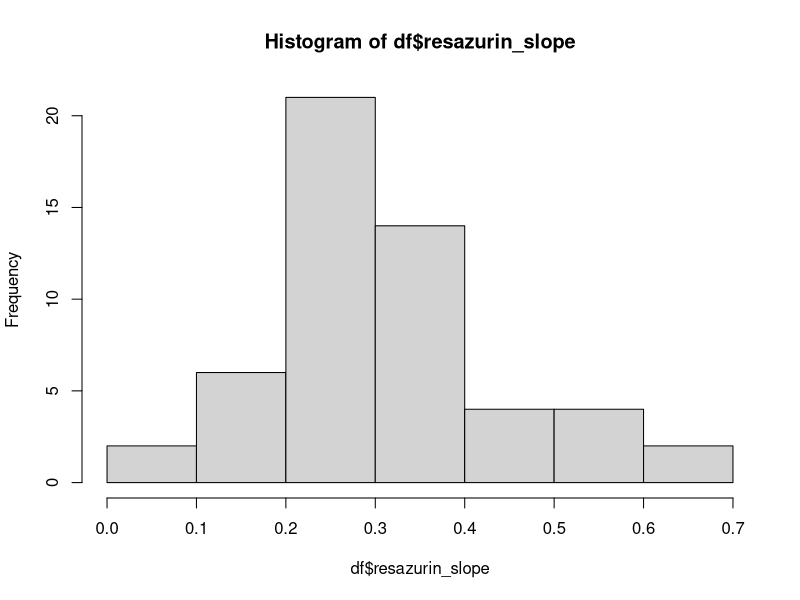
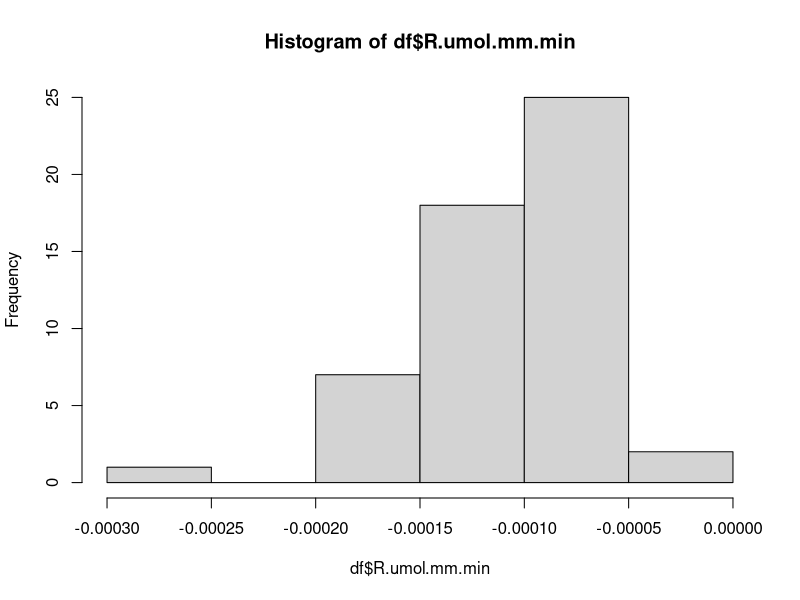
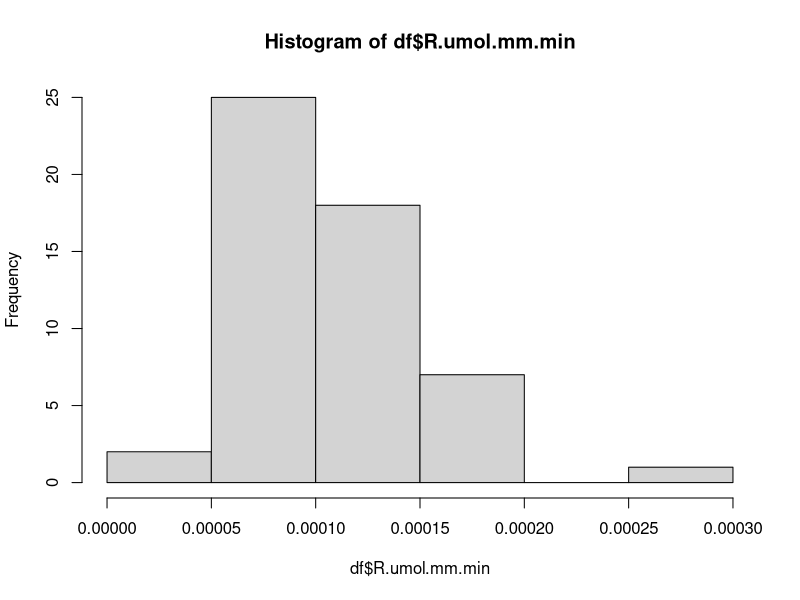
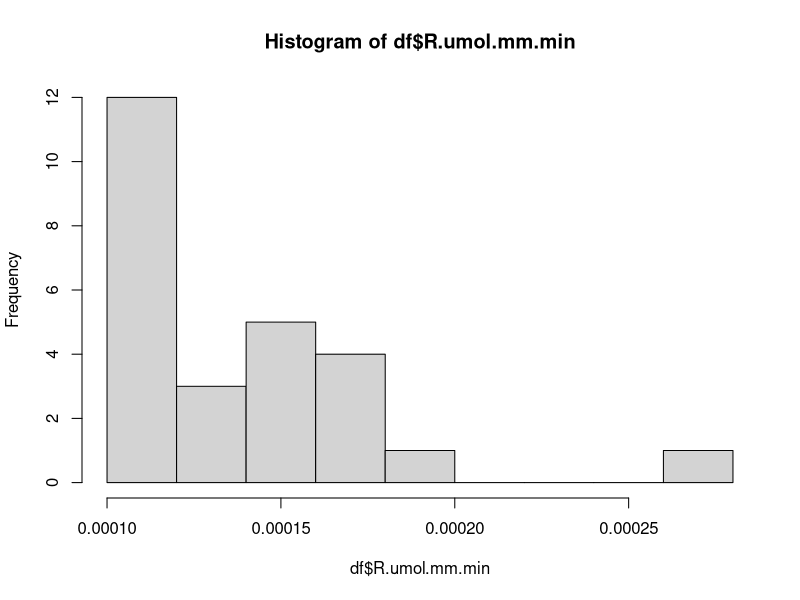
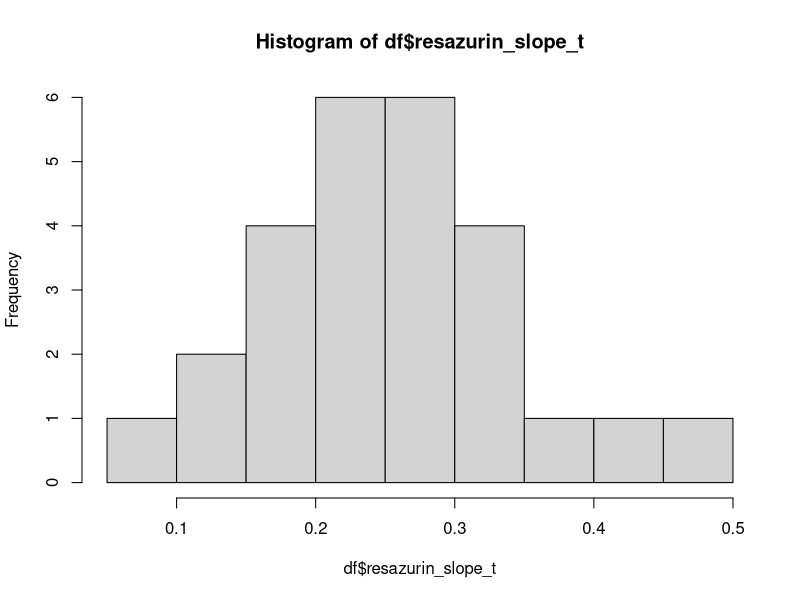
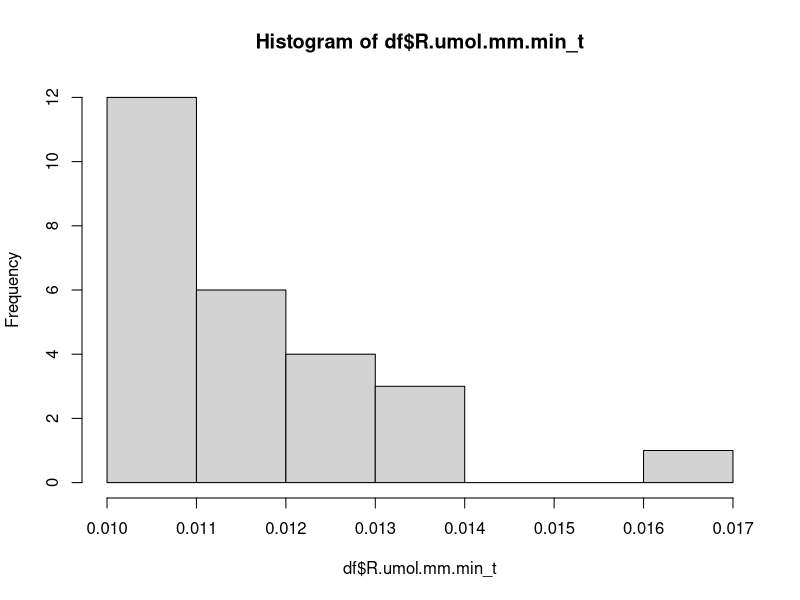
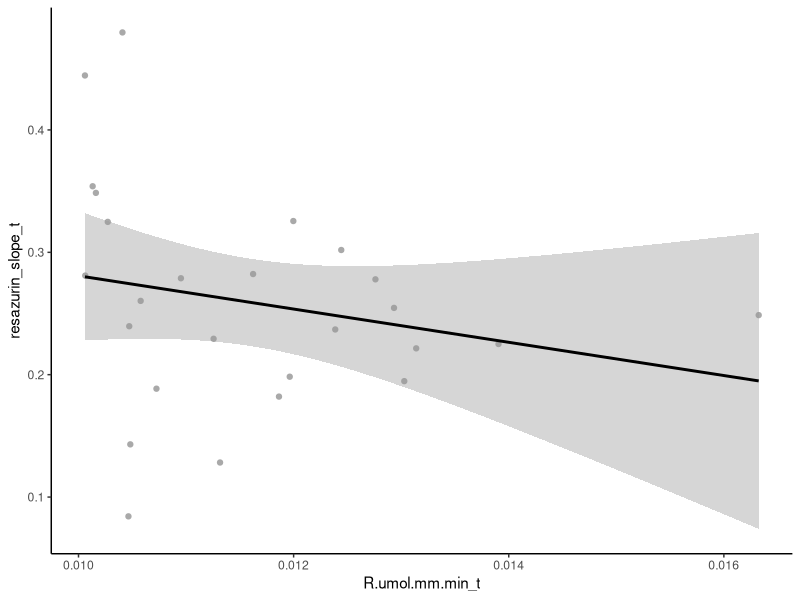

Recreate these plots in R, in order.
## ---- chunk 1
knitr::opts_chunk$set(echo = TRUE, warning = FALSE, message = FALSE)
## ---- chunk 2
library(tidyverse)
library(lme4)
library(lmerTest)
library(emmeans)
library(ggplot2)
## ---- chunk 3
resp<-read_csv(file="output/oxygen-correlation/extracted_oxygen_rates.csv")%>%select(!c("plate", "well", "length.mm"))

resazurin<-read_csv(file="output/oxygen-correlation/resazurin_oyster_metrics.csv")

df<-left_join(resp, resazurin)%>%rename(resazurin_slope=slope, resazurin_total=value)

head(df)
## ---- chunk 4
hist(df$resazurin_slope)
hist(df$R.umol.mm.min)
## ---- chunk 5
df$R.umol.mm.min<-df$R.umol.mm.min*-1
## ---- chunk 6
hist(df$R.umol.mm.min)

df<-df%>%
  filter(R.umol.mm.min>0.0001)%>%
  filter(R.umol.mm.min<0.0007)

hist(df$R.umol.mm.min)
## ---- chunk 7
df$resazurin_slope_t<-log(1+df$resazurin_slope)

hist(df$resazurin_slope_t)

df$R.umol.mm.min_t<-sqrt(df$R.umol.mm.min)

hist(df$R.umol.mm.min_t)
## ---- chunk 8
#df<-df%>%
  #filter(resazurin_slope_t<0.5)

#hist(df$resazurin_slope_t)
## ---- chunk 9
plot1<-df%>%
  
  ggplot(aes(x=R.umol.mm.min_t, y=resazurin_slope_t))+
  geom_point(color="darkgray")+
  geom_smooth(method="lm", color="black")+
  theme_classic(); plot1
## ---- chunk 10
cor.test(df$R.umol.mm.min, df$resazurin_slope)
